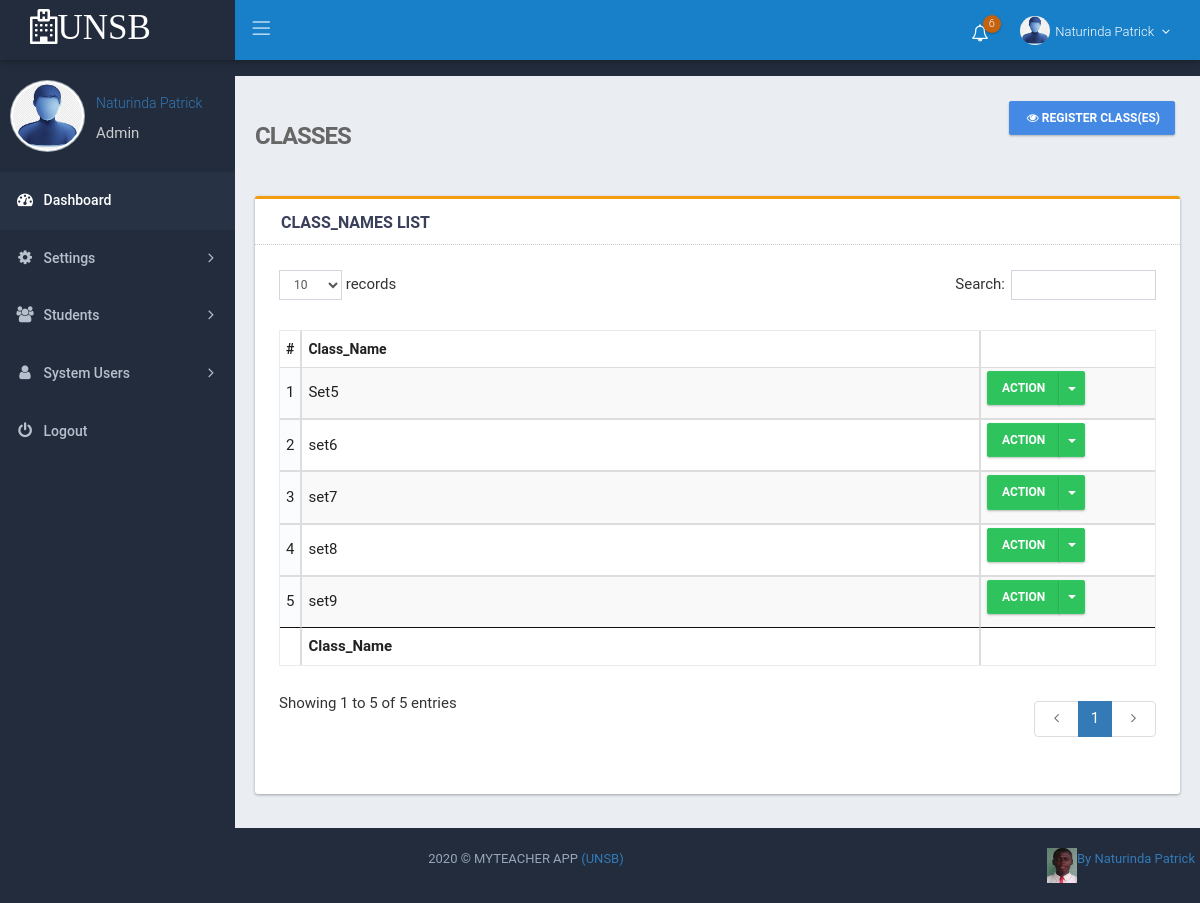
The app's page /index.php?page=class&mode=registered (signed in) with its own data.
### tables this page shows
CREATE TABLE IF NOT EXISTS `class` (
  `Id` int(11) NOT NULL AUTO_INCREMENT,
  `Class_Name` varchar(50) DEFAULT NULL,
  `Status` int(11) NOT NULL DEFAULT 1,
  PRIMARY KEY (`Id`)
);

### classes/DB.php (called while the page is built, shortened)
<?php
class DB {
    private static $_instance = null;
    private $_pdo,
            $_query,
            $_error = false,
            $_result,
            $_options,
            $_dropQuery,
            $_columnName,
            $_ipNumber = null,
            $_count = 0,
            $_ugxAmount,
            $_grade, $_comment;
    private function __construct() {
        try {
            $this->_pdo = new PDO('mysql:host=' . Config::get('mysql/host') . ';dbname=' . Config::get('mysql/db'), Config::get('mysql/username'), Config::get('mysql/password'));
        } catch (PDOException $exc) {
            die($exc->getMessage());
        }
    }
    public static function getInstance() {
        if (!isset(self::$_instance)) {
            self::$_instance = new DB();
        }
        return self::$_instance;
    }
    public function query($sql, $params = array()) {
        if ($this->_query = $this->_pdo->prepare($sql)) {
            if ($this->_query->execute()) {
                $this->_result = $this->_query->fetchAll(PDO::FETCH_OBJ);
                $this->_count = $this->_query->rowCount();
            } else {
                print_r($this->_query->errorInfo());
                $this->_error = true;
            }
        }
        return $this;
    }
    public function count() {
        return $this->_count;
    }
    public function checkRows($sql) {
        $this->_query = $this->query($sql);
        if ($this->count() > 0) {
            return TRUE;
        } else {
            return FALSE;
        }
    }
    public function querySample($sql) {
        if ($this->_query = $this->_pdo->prepare($sql)) {
            if ($this->_query->execute()) {
                $this->_result = $this->_query->fetchAll(PDO::FETCH_OBJ);
                $this->_count = $this->_query->rowCount();
            } else {
                print_r($this->_query->errorInfo());
                $this->_error = true;
            }
        }
        return $this->_result;
    }
}
?>

### core/init.php (called while the page is built, shortened)
<?php
spl_autoload_register(function($class) {
    if (file_exists('classes/' . $class . '.php')) {
        return TRUE;
    }
    return FALSE;
});
?>

### classes/Config.php (called while the page is built)
<?php
class Config{
    public static function get($path=null){
        if($path){
            $config=$GLOBALS['config'];
            $path =  explode('/', $path);
            foreach ($path as $bit)
            {
                if(isset($config[$bit]))
                {
                    $config=$config[$bit];
                }
            }
            return $config;
        }
        return false;
    }
}
?>

### pages/settings/class.php (the view, shortened to what this page needs)
<!DOCTYPE html>
<html lang="en">
    <head>
        <?php include_once 'includes/header_css.php'; ?>
    </head>
    <body class="page-header-fixed sidemenu-closed-hidelogo page-content-white page-md header-blue">
        <div class="page-wrapper">
            <?php include_once 'includes/header_menu.php'; ?>
            <div class="page-container">
                <?php
                include_once 'includes/side_menu.php';
                if (isset($_GET['mode'])) {
                    echo $mode = $_GET['mode'];
                    $hidden2 = "";
                    if ($mode == 'register') {
                        $hidden = "";
                        $hidden2 = "hidden";
                        $class_width = "col-md-7";
                        $limit = "limit 10";
                    } else {
                        $hidden2 = "";
                        $limit = "";
                    }
                }
                ?>
                <div class="page-content-wrapper">
                    <div class="page-content">
                        <div class="page-bar">
                            <div class="page-title-breadcrumb">
                                <div class=" pull-left">
                                    <div class="page-title">Classes</div>
                                </div>
                                <div class="actions panel_actions pull-right">
                                    <a class="btn btn-primary" href="index.php?page=<?php echo "class". '&mode=' . $modez = ($mode == 'registered') ? 'register' : 'registered'; ?>"><i class="fa fa-eye"></i><?php echo $modez = ($mode == 'registered') ? 'Register' : 'Registered'; ?> Class(es)</a>
                                </div>
                            </div>
                        </div>
                        <div class="row">
                            <div  class="col-md-12" <?php echo $hidden2; ?>>
                                <div class="card card-topline-yellow">
                                    <div class="card-head">
                                        <header><?php echo $modez = ($mode == 'registered') ? '' : 'Last entered 10 '; ?>Class_Names List</header>
                                    </div>
                                    <div class="card-body " id="bar-parent">
                                        <?php
                                        $queryClass_Name = 'SELECT * FROM class WHERE Status=1 ORDER BY Id' . $limit;
                                        if (DB::getInstance()->checkRows($queryClass_Name)) {
                                            ?>
                                            <table id="example1" class="table table-bordered table-striped">
                                                <thead>
                                                    <tr>
                                                        <th style="width: 1%;">#</th>
                                                        <th >Class_Name</th>
                                                        <th style="width: 20%;"></th>
                                                    </tr>
                                                </thead>
                                                <tbody>
                                                    <?php
                                                    $data_got = DB::getInstance()->querySample($queryClass_Name);
                                                    $no = 1;
                                                    foreach ($data_got as $Class_Namex) {
                                                        ?>
                                                        <tr>
                                                            <td style="width: 1%;"><?php echo $no; ?></td>
                                                            <td><?php echo $Class_Namex->Class_Name; ?></td>
                                                            <td style="width: 20%;">
                                                                <div class="btn-group xs">
                                                                    <button type="button" class="btn btn-success">Action</button>
                                                                    <button type="button" class="btn btn-success  dropdown-toggle" data-toggle="dropdown">
                                                                        <span class="caret"></span>
                                                                    </button>
                                                                </div>
                                                            </td>
                                                    </tr>
                                                    <?php
                                                    $no++;
                                                }
                                                ?>
                                                </tbody>
                                                <tfoot>
                                                    <tr>
                                                        <th></th>
                                                        <th>Class_Name</th>
                                                        <th></th>
                                                    </tr>
                                                </tfoot>
                                            </table>
                                            <?php
                                        } else {
                                            echo '<div class="alert alert-danger">No Class registered</div>';
                                        }
                                        ?>
                                    </div>
                                </div>
                            </div>
                        </div>
                    </div>
                </div>
            </div>
            <?php include_once 'includes/footer.php'; ?>
        </div>
    </body>
</html>

### css/style.css (style rules this page uses)
* { -webkit-box-sizing: border-box; -moz-box-sizing: border-box; box-sizing: border-box; }
.fa { display: inline-block; font: normal normal normal 14px/1 FontAwesome; font-size: inherit; -webkit-font-smoothing: antialiased; -moz-osx-font-smoothing: grayscale; transform: translate(0, 0); }

### css/responsive.css (style rules this page uses)
@media (min-width:992px) { .page-content-wrapper { float: left; width: 100% } }
@media (min-width:992px) { .page-content-wrapper .page-content { margin-left: 235px; margin-top: 0; min-height: 600px; padding: 25px 20px 10px } }

### records on screen
class: Class_Name "Set5"
class: Class_Name "set6"
class: Class_Name "set7"
class: Class_Name "set8"
class: Class_Name "set9"

### other values on screen
$HOSPITAL_NAME_ABREV "UNSB"
DB::getInstance()->countElements("select * from policy_codes") "6"
$_SESSION['hospital_staff_names'] "Naturinda Patrick"
$_SESSION['hospital_role'] "Admin"
$modez = ($mode == 'registered') ? 'Register' : 'Registered' "REGISTER"
$hospital_main_title "MYTEACHER APP"
